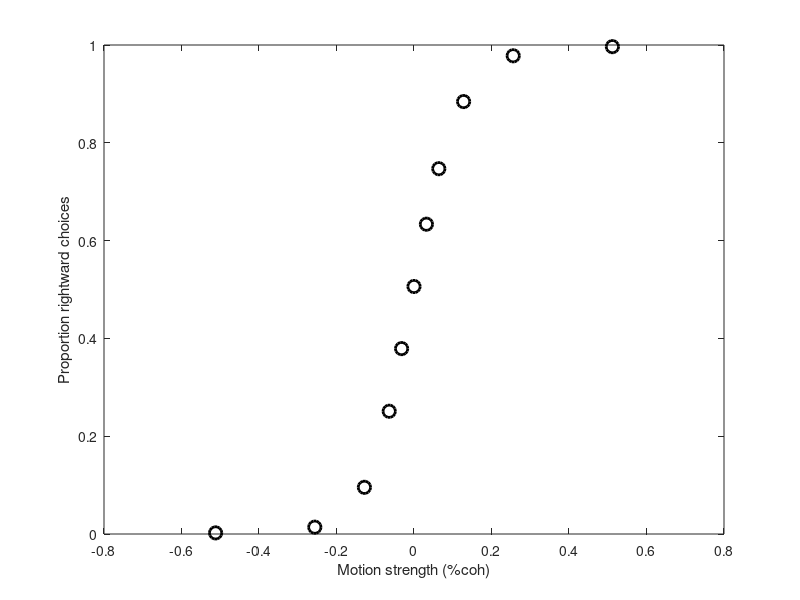

Here is the MATLAB script that generated this plot: (Note: this script raises an error after producing the figure.)
% Tutorial on behavioral data analysis/modeling
% CRF : Hopkins-Janelia Bootcamp 2023

% code can be found here: https://github.com/Fetschlab/Bootcamp
% can download as .zip and put in any local folder.

% then change this to your folder, or comment it out:
cd /Users/chris/Documents/Teaching/Bootcamp



%%  1.1 - load and plot some real monkey data

clear; close all
load dots_data

% 'data' is a struct with fields:
% direction : motion direction of the stimulus, 0/180 = right/left
% coherence : motion coherence (proportion of dots moving in the assigned dir)
% scoh : 'signed' coherence, where positive = rightward
% choice : subject's choice, 1=right, 0=left
% RT : reaction time, in seconds
% correct : 1=correct, 0=error

% create indexing (looping) variable
cohs = unique(data.scoh)

% preallocate 
pRight = nan(length(cohs),1);
n = nan(length(cohs),1);
% loop over signed coherence
for c = 1:length(cohs)
    I = data.scoh==cohs(c); % find trials with w this particular coh
    n(c) = sum(I); % how many?
    pRight(c) = sum(I & data.choice==1) / n(c); % proportion of those trials where the choice was "right"
end

% % normally we'd want error bars, so here's the formula for standard error
% % of a proportion (derivation left as an exercise for the reader):
% pRightSE = sqrt( (pRight.*(1-pRight)) ./ n );
% % but it's so tiny with this many trials, we can ignore it for now

figure(1);
set(gcf,'Color',[1 1 1],'Position',[300 500 700 550]);

h1=plot(cohs,pRight,'ko','MarkerSize',9); set(h1,'LineWidth',2);
xlabel('Motion strength (%coh)');
ylabel('Proportion rightward choices');
changeAxesFontSize(gca,15,15);

% plot a small subset of individual trials just for visualization:
hold on;
for n = 1:60
    plot(data.scoh(n)+randn*0.01,data.choice(n),'rx','MarkerSize',12);
                    % ^add some random jitter to reduce overlap
end
legend(h1,'data','Location','Northwest');


%%  1.2 - descriptive/statistical model: logistic regression

% a first step is to quantify how the outcome, or dependent, variable
% (choice) varies as a function of the independent variable (coherence)

% For most outcome variables it is fine to use linear regression: 
% good old y = mx+b. But proportions/probabilities are bounded at 0 and 1,
% so we use logistic regression, log(P/(1-P)) = mx+b
% or more commonly, logit(P) = beta0 + beta1*x + ...

% logit is a synonym for log odds, where odds is P/(1-P)
% (often used in betting, eg "4 to 1 odds" = 0.2 or 20% probability)
% so, logit(P) = log(P/(1-P))

% The inverse of the logit function is the logistic function: 
% P = 1 / (1 + exp(-(beta_0 + beta1*x)))
% So you often see it written this way. This is how you'd actually
% calculate the probabilities given the beta terms.

% The simplest logistic regression model for a choice function
% (aka 'psychometric' function) has two parameters (betas):
% a slope and a bias, equivalent to slope and intercept for linear reg

% The slope term is just a constant multiplied by a single independent
% variable (here, coh), but you can build a logistic model with any number
% of explanatory variables, and their (multiplicative) interactions.
% It is a very flexible and powerful tool, part of a larger family of
% models called *generalized linear models* (GLMs)

% (On your own you can check out any number of video tutorials online)


%%  1.2.1 - likelihood and binomial probability

% The best-fitting model is the one that maximizes the *likelihood* of the
% data given the model parameters

% Likelihood, or P(data | model), is usually calculated by assuming a
% particular form of the probability distribution.

% Since our outcome variable is binary, the relevant distribution is the
% binomial distribution -- and if we are treating each trial as an
% independent event, we use the special case of the binomial dist for n=1,
% known as the Bernoulli distribution.

% For any a particular value of the slope and bias terms, the logistic
% model specifies the probability of a rightward choice (y) given a
% coherence (x).

% Using this model-based probability (P), the Likelihood of
% each trial is simply P if the choice was rightward (1), or 1-P if the
% choice was leftward (0).

% Let's make an initial guess for the parameters and plot the curve atop
% the data points
beta_0 = 0; % assume zero bias
beta1 = 8; % a guess, based on previous experience

% can evaluate the function at any x value (i.e., interpolated or
% extrapolated) not just the values present in the dataset
cohsInterp = -0.51:0.01:0.51;
B = beta_0 + beta1*cohsInterp;
pR = logistic(B);

figure(1);
h2 = plot(cohsInterp,pR,'m--','LineWidth',2);
xlabel('Motion strength (%coh)');
ylabel('Proportion rightward choices');
changeAxesFontSize(gca,15,15);
legend([h1 h2],'data','guess','Location','Northwest');

% calculate the single-trial likelihoods:
pR_model = nan(length(data.choice),1);
Lik = nan(length(data.choice),1);
for t = 1:length(data.choice) % loop over trials
    B = beta_0 + beta1*data.scoh(t);
    pR_model(t) = logistic(B);       
    if data.choice(t)==1
        Lik(t) = pR_model(t);
    else
        Lik(t) = 1-pR_model(t);
    end
end
% (offline coding exercise: rewrite this without using a FOR loop)


% A snapshot of what we've done:

['scoh   choice   pR_model   Likelihood']
[data.scoh(1:10) data.choice(1:10) pR_model(1:10) Lik(1:10)]
% In particular, compare rows 3+4 vs. 5:
% in 5 the coh was positive (right) but monkey chose left, an error that
% was not predicted by the  model (expected pRight for that trial was high)
% Thus, the likelihood is low, i.e. 1-Pr.


% The full likelihood for the  dataset would be the product of all the
% individual likelihoods (joint probability). This calculation is made much
% simpler if we take the log-likelihood. Then we can just sum them up, 
% because the logarithm turns products into sums.
logL_total = sum(log(Lik))


%%  1.3 - optimization

% Now that we know how to calculate the Likelihood, we could write an
% optimization function that iteratively searches over values of slope
% and bias until the (log) Likelihood is maximal -- these would be the
% best-fitting parameters for a given model

% Fortunately Matlab has done that for us in a very simple package, one
% that can be used for much more complicated models than just the
% 2-parameter logistic, so it is worth knowing. It's called glmfit.

X = data.scoh;
y = data.choice;
    % NOTE that we are not curve-fitting the data points (proportions),
    % we are fitting based on likelihood of individual trials.
    % This is more powerful and accurate.
[Beta, ~, stats] = glmfit(X, y, 'binomial');
% (for afficionados: glmfit automatically includes a 'column of zeroes'
% in the design matrix X, to estimate the bias term)


Beta
% Beta is a two-vector with [beta0, beta1] or [bias, slope]
% Notice the bias is almost zero. The slope is in units that are not
% intuitive, because remember it's logit(P) = slope*x + bias
% but it's still true that the higher the number the steeper the slope

%% 1.3.1

% to plot our best fitting model vs. the data points, can use glmval to
% give the model-based probability of rightward given the params:
yVals = glmval(Beta,cohsInterp,'logit');
figure(1); h3 = plot(cohsInterp,yVals,'g-','LineWidth',2);
legend([h1 h2 h3],'data','guess','fit','Location','Northwest');

% pretty good!


%%  1.4 - sidebar: comparing accuracy alone can be misleading

clearvars -except cohs cohsInterp
close all
clc

ntrials = 50000;

% errors can occur because of bias, or because of signal-to-noise
% (sensitivity, measured by the slope)

% simulate some data with steep slope but also a large bias
Beta2 = [2.5 18]';
scoh = nan(ntrials,1);
choice = nan(ntrials,1);
for t = 1:ntrials
    scoh(t) = randsample(cohs,1,'true');
    P = glmval(Beta2,scoh(t),'logit');
    choice(t) = binornd(1,P);
end
correct = zeros(ntrials,1);
correct(scoh>0 & choice==1) = 1;
correct(scoh<0 & choice==0) = 1;
correct(scoh==0) = randn>0;
pctCorr1 = sum(correct)/ntrials

% plot
pRight1 = nan(length(cohs),1);
n = nan(length(cohs),1);
for c = 1:length(cohs)
    I = scoh==cohs(c);
    n(c) = sum(I);
    pRight1(c) = sum(I & choice==1) / n(c);
end
figure(2); set(gcf,'Color',[1 1 1],'Position',[300 500 700 550]);
plot(cohs,pRight1(:,1),'ko-','MarkerSize',9);
xlabel('Motion strength (%coh)');
ylabel('Proportion rightward choices');
changeAxesFontSize(gca,15,15);


%% 1.4.1

% now simulate unbiased choices but with shallower slope (less sensitivity)
Beta2 = [0 8]';
scoh = nan(ntrials,1);
choice = nan(ntrials,1);
for t = 1:ntrials
    scoh(t) = randsample(cohs,1,'true');
    P = glmval(Beta2,scoh(t),'logit');
    choice(t) = binornd(1,P);
end
correct = zeros(ntrials,1);
correct(scoh>0 & choice==1) = 1;
correct(scoh<0 & choice==0) = 1;
correct(scoh==0) = randn>0;
pctCorr2 = sum(correct)/ntrials

% plot
pRight2 = nan(length(cohs),1);
n = nan(length(cohs),1);
for c = 1:length(cohs)
    I = scoh==cohs(c); 
    n(c) = sum(I);
    pRight2(c) = sum(I & choice==1) / n(c);
end
figure(2); hold on; plot(cohs,pRight2(:,1),'rs-','MarkerSize',9);
changeAxesFontSize(gca,15,15);

% accuracy (percent correct) will be about the same (I chose the parameters
% to make it this way), but clearly this does not tell the whole story

%% 2.1 - mechanistic/process models: signal-detection theory (SDT)

clear scoh
close all
ntrials = 50000;

% A logistic model is nice but merely descriptive. It describes average
% behavior over ensembles of trials (a given set of independent variables),
% but we want to know how the brain makes a decision on a single trial.
% For this we need a mechanistic or 'process' model.

% In SDT, a stimulus is said to give rise to a noisy 'observation' or
% measurement (in the brain). You can think of it as something like the
% number of spikes in a population of neurons over a given time interval.
% (This makes most sense for detecting a faint signal embedded in noise;
% in the case of discriminating or categorizing stimuli (eg Left/Right)
% it's better to think of the observation as the difference in spike counts 
% between two populations, one selective for Right and the other for Left, 
% as explained in the slides)

% The observation is thus a random variable with some distribution. Let's
% assume Gaussian, with mean proportional to the stimulus strength (coh).
% For simplicity we'll also assume the standard deviation is a constant.

k = 8; % proportionality constant converting our stimulus variable (coh)
       % to the mean of the signal distribution; chosen to approximate the
       % data (higher the value, the greater the sensitivity)
sigma = 1; % s.d. of the signal distribution

% plot the sampling distributions for a subset of cohs
figure(3); set(gcf,'Color',[1 1 1],'Position',[300 500 1100 400]);
Mu = k*cohs;
dAxis = -8:0.1:8;
for c = 1:2:11
    plot(dAxis,normpdf(dAxis,Mu(c),sigma),'LineWidth',1.5);
    hold on;
end
plot([0 0],[0 0.45],'k--','LineWidth',1.5);
xlabel('Decision variable (a.u.)');
ylabel('Probability');
changeAxesFontSize(gca,15,15);
legend(num2str(cohs(1:2:11)))



%% 2.1.1  - simulate some trials
scoh = nan(ntrials,1);
obs = nan(ntrials,1);
choice = nan(ntrials,1);
for t = 1:ntrials
    scoh(t) = randsample(cohs,1,'true');
    mu = k*scoh(t);
    obs(t) = normrnd(mu, sigma);
    
    % A defining feature of SDT is the criterion. Whichever side of the
    % criterion the observation falls, that determines the choice.
    % Because coherence is signed, w positive values indicating rightward,
    % the optimal (unbiased) criterion is simply zero: if greater than
    % zero, choose Right (1), else choose Left (0)
    if obs(t)>0
        choice(t)=1;
    else
        choice(t)=0;
    end
end
pRight = nan(length(cohs),1);
n = nan(length(cohs),1);
for c = 1:length(cohs)
    I = scoh==cohs(c);
    n(c) = sum(I);
    pRight(c) = sum(I & choice==1) / n(c);
end
figure(4); set(gcf,'Color',[1 1 1],'Position',[300 500 700 550]);
plot(cohs,pRight,'bo-','LineWidth',1.5);
xlabel('Motion strength (%coh)');
ylabel('Proportion rightward choices');
title('simulated data: SDT');
changeAxesFontSize(gca,15,15);


% For today we'll stop at stimulation, but this model could be fit to data
% and used to generate hypotheses about the neural basis of signal, noise,
% and criterion.

% So although it still seems rather abstract, SDT was among the first
% process models for perception that could be translated into a
% so-called 'linking hypothesis', a key development in the birth of
% systems neuroscience

% [BACK TO SLIDES]



%%  2.2 - mechanistic/process models: drift-diffusion (DDM)

% What if we want to explain more than just the choice?

% Often we measure some other aspect of behavior and ask whether it arises 
% from the same process in the brain. If so, our process model should be
% able to explain both variables. A good example is choice + response time. 

clear; close all
load dots_data

cohs = unique(data.scoh);
pRight = nan(length(cohs),1);
meanRT = nan(length(cohs),1);
n = nan(length(cohs),1);
for c = 1:length(cohs) % loop over signed coherence
    I = data.scoh==cohs(c); % find trials with w this particular coh
    n(c) = sum(I); % how many?
    pRight(c) = sum(I & data.choice==1) / n(c); % proportion of those trials where the choice was "right"
    meanRT(c) = mean(data.RT(I));
    % % again we should always consider (and plot) error/dispersion in data
    % % (standard errors or confidence intervals), which for RT would be:
    % RTse(c) = std(data.RT(I))/sqrt(n(c)); ...
    % % but we'll ignore it for this exercise
end

figure(5); set(gcf,'Color',[1 1 1],'Position',[300 500 450 600]);
title('data: choice + RT');

subplot(2,1,1); plot(cohs,pRight,'bo-');
xlabel('Motion strength (%coh)'); ylabel('Proportion rightward choices');
changeAxesFontSize(gca,15,15);

subplot(2,1,2); plot(cohs,meanRT(:,1),'ro-');
xlabel('Motion strength (%coh)'); ylabel('Reaction time (ms)');
changeAxesFontSize(gca,15,15);


%%  2.2.1 - what kind of process can explain choice + RT?

% SDT has no explicit time dimension and thus cannot explain RT

% So we turn to bounded evidence accumulation,
% e.g. the drift-diffusion model (DDM)

% First, let's simulate it.

% The model has at least two, and usually three parameters 
% (play around with these to see their effects)
k = 0.3; % 'drift rate' or sensitivity term: a constant converting stimulus strength into units of 'momentary' evidence
B = 25; % height of the bound, or threshold, for decision termination
Tnd = 300; % non-decision time: sensory and motor delays distinct from the decision process
% ^ or this can be expressed as a distribution, ie assumed o vary across trials (more natural but adds free param(s))
% and:
% this is sometimes a 4th free parameter but for simplicty we fix it to 1
sigma = 1; % standard deviation of momentary evidence

ntrials = 50000;

data = simDDM_simple_forBootcamp(ntrials,k,sigma,B,Tnd);
% (walk through it, if there's time)



%%  2.3 - a critical step in almost any modeling effort: PARAMETER RECOVERY

% Of course we want to do more than just simulate data that look reasonable
% We want to actually *fit* our process model to the data.  Why?
% (1) to verify that the model is a reasonable one
% (2) to compare goodness-of-fit across different candidate models
% (3) to compare fitted parameters across conditions/subjects and thereby
%     generate hypotheses as to what might differ

% But before we can trust our model fits, we should check that
% our experiment and fitting code are capable, in principle, of correctly
% arriving at the 'ground truth'. To do this we can generate fake data
% by simulating the model (in which case  we know the ground truth, aka the
% generative parameters), then fit the fake data to try and recover
% those params.


% (for more see e.g. Wilson & Collins 2019,
% Ten simple rules for the computational modeling of behavioral data
% https://github.com/AnneCollins/TenSimpleRulesModeling/ )


% As with the logistic, we need an expression for the likelihood: the
% probability of observing the data given a set of model params.

% Choice is still just a binary outcome and hence Bernoulli distributed.
% But what is the expected pRight for each coherence? And there's no
% a priori reason to assert any particular distribution for RT.

% This is where process models differ from descriptive: we need the
% probability density of these variables under the model. This can be 
% generated by simulation, but that's very slow when we want to iterate 
% many times, as we need to do for optimization.

% Luckily smart folks have derived closed-form expressions for pRight (it
% happens to be a logistic function of drift rate times bound!), and
% RT (not intuitively obvious), at least for simple DDMs.

% These are: 
% pRight = 1 / (1 + exp(-2*k*C*B)) % (look familiar?)
% meanRT = B/k*C * tanh(k*C*B)

% See Shadlen et al. 2006 for the derivations.

% to generate our initial guess, randomize the generative parameters
% (pretending we don't know what they were)
guess = [k*(1+randn) B*(1+randn) Tnd*(1+randn)]

% assumes sigma=1
[fit,~] = Dots_fitDDM_1D_noConf(guess,data.scoh,data.choice,round(data.RT*1000)); % convert RT back to ms, for legacy reasons
subplot(2,1,1); title('simulated data with DDM fit');

% compare generative and fitted params:
[k fit(1) ; B fit(2) ; Tnd fit(3)]

% Nice!

% (If your fits fail, just try again! Could be the randomization caused the
% guess to be too far off for the model to converge)

% NOTE the cool thing is that the above equations, used in the fitting
% routine, appear nowhere in the simulation code. All the simulation does
% is generate Gaussian random numbers and sum them up. The fitting code 
% uses the analytical solutions for the mean RT and pRight, and so the fact
% that they can recover the generative parameters is a kind of proof that 
% the equations are correct.

% Now it won't always be the case that there is a closed-form solution for
% the distributions or even expected values of variables in a given model.
% If that's the case, there are other methods for estimating likelihoods,
% most of which involve something akin to simulation (aka 'Monte-Carlo'
% methods, MCMC, BADS, etc). These are beyond of our current scope but ask
% me about them if interested.


%%  2.4 - fit the DDM

% Now that we've proven we can recover generative params,
% let's fit the real data

clear; close all
load dots_data

% guess = [1 10 500]; % cheating a bit since I know the fitted params...
guess = [1 10 500]; % ...but turns out these don't have to be very close at all
[fit,~] = Dots_fitDDM_1D_noConf(guess,data.scoh,data.choice,round(data.RT*1000));
subplot(2,1,1); title('real data with DDM fit');

k = fit(1)
B = fit(2)
Tnd = fit(3)

% this is a remarkably good fit, except for RTs at low coh --
% something to make a new hypothesis about? or tweak the model?


% BACK TO SLIDES (if time): more on "why do we care?"




%%  3.1 - another kind of behavioral modeling: RL and bandit-style tasks

clear

% Again see Wilson & Collins 2019, and/or search on your own for 
% Rescorla-Wagner and bandit problems.

T = 100; % num trials
mu = [0.2 0.8]; % reward probabilities
alpha = 0.05; % learning rate
beta = 5; % inverse temperature

[choice, ~] = simulate_M3RescorlaWagner_v1(T, mu, alpha, beta);
choice = choice-1; % convert [1:2] to [0:1] for consistency w above

win = 10; % window width for smoothing choice probabilities
convKernel = fspecial('average', [1 win]);
chSmooth = conv(convKernel,choice);
chSmooth = chSmooth(win/2:end-win);

% plot the learning curve
figure; plot(chSmooth);
ylim([-0.1 1.1]);
xlabel('Trials');
ylabel('Choices (smoothed): 1 is ''correct''')
title('learning curve');



%%  3.1.1 - now try a non-stationary bandit

T = 1000; % num trials
mu = [0.2 0.8]; % reward probabilities
alpha = 0.05; % learning rate
beta = 5; % inverse temperature
swProb = 0.01; % probability of switching reward probs 

[choice, rew, Mu] = simulate_M3RescorlaWagner_nonStationary(T, mu, alpha, beta, swProb);
choice = choice-1; % convert [1:2] to [0:1] for consistency w above

win = 8; % window width for smoothing choice probabilities
convKernel = fspecial('average', [1 win]);
chSmooth = conv(convKernel,choice);
chSmooth = chSmooth(win/2:end-win/2);

figure;
[AX,H1,H2] = plotyy(1:T,chSmooth,1:T,Mu);
set(H1,'color','blue');
set(H2,'color','red','LineWidth',2)
ylim(AX(1),[-0.1 1.1]);
ylim(AX(2),[-0.1 1.1]);
xlabel('Trials');
ylabel(AX(1),'Choices (smoothed)')
ylabel(AX(2),'Reward probability')
 

% The general theoretical framework here is called reinforcement learning
% (RL). It is very powerful and, like the DDM and SDT, can be used to
% generate hypotheses for neural mechanisms of learning and decision
% making.

% See for example:
% Bari, B. A. et al. Stable Representations of Decision Variables
% for Flexible Behavior. Neuron 103, 922-933.e7 (2019).
 


